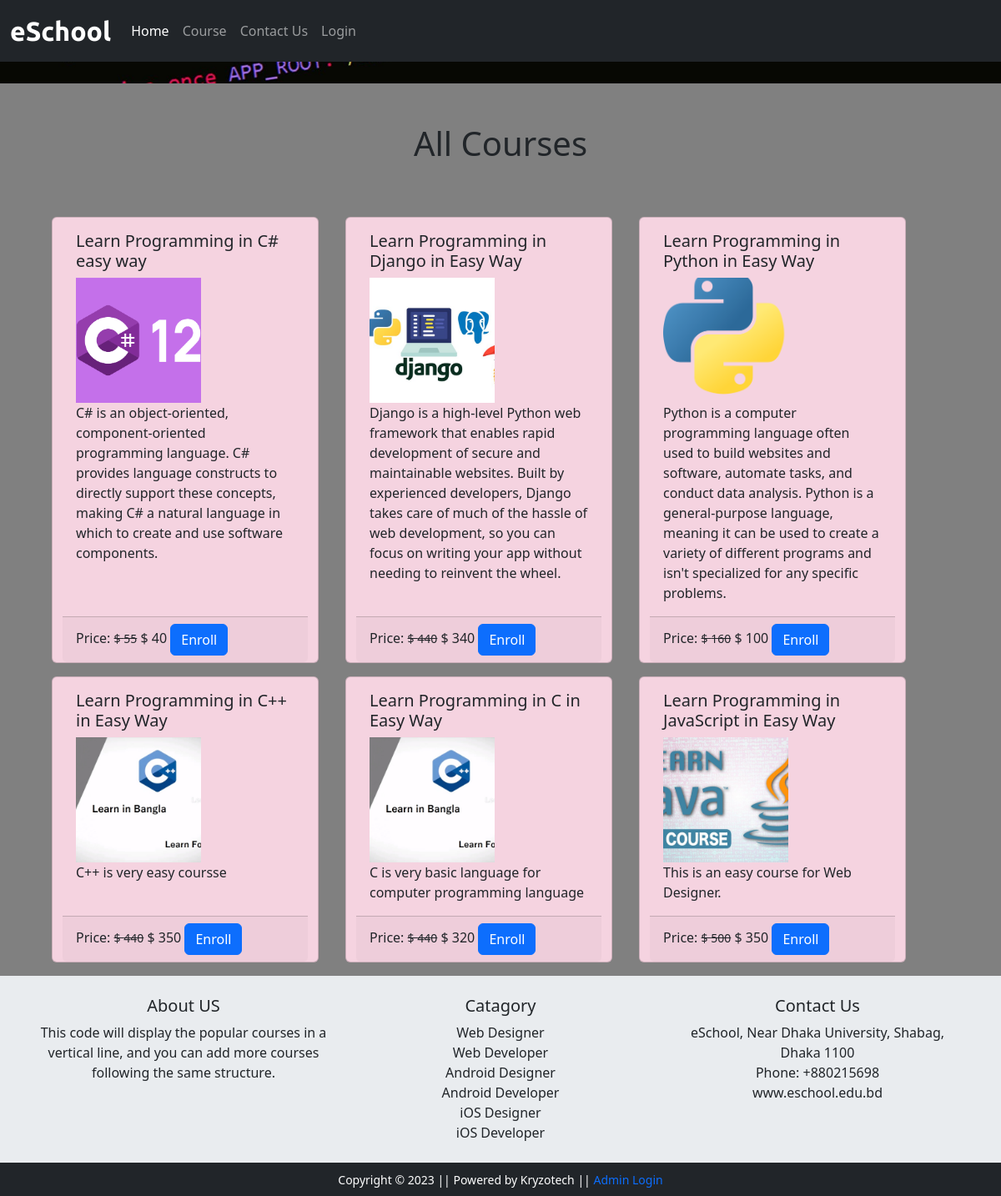
/eSchool/courses.php, run on the app's committed database.
### tables this page shows
CREATE TABLE `courses` (
  `c_id` int(11) NOT NULL,
  `c_name` text NOT NULL,
  `c_desc` text NOT NULL,
  `c_author` varchar(255) NOT NULL,
  `c_img` text NOT NULL,
  `c_duration` text NOT NULL,
  `c_price` int(11) NOT NULL,
  `c_originalprice` int(11) NOT NULL
);

### eSchool/courses.php (the view, shortened to what this page needs)
	<?php
	include('includes/header.php');
	include('includes/dbconnection.php');
	?>
<div class="container-fluid bg-dark">
	<div class="row">
	</div>
</div>
			<div class="section">
				<div class="container mt-5">
					<h1 class="text-center">All Courses</h1>
					<div class="row mt-5 ml-4 mb-3">
						<?php
						$sql = "SELECT * FROM courses";
						$result = $conn->query($sql);
						if ($result->num_rows > 0) {
							while($row = $result->fetch_assoc()){
								$course_id = $row['c_id'];
								echo '<div class="card mt-3 ml-3" style="width: 20rem; background-color: #f5d3e0; margin-left: 2rem;">
							        <div class="card-body">
							            <h5 class="card-title">'.$row["c_name"].'</h5>
							            <img src=" '.str_replace('..', '.', $row['c_img']).' " style="height: 150px; width: 150px; object-fit: cover;">
							            <p class="card-text">'.$row["c_desc"].'</p>
							        </div>
							        <div class="card-footer">
							            <p class="card-text d-inline">Price: <small><del>$ '.$row["c_originalprice"].'</del></small> <span class="font-weight-bolder">$ '.$row["c_price"].'</span></p>
							            <a class="btn btn-primary text-white font-weight-bolder float-right" href="coursedetails.php?c_id='.$course_id.'">Enroll</a>
							        </div>
							    </div>';
									}
								}
							?>
							</div>
			</div>
		</div>
	<?php include('includes/footer.php') ?>

### eSchool/assets/css/style.css (style rules this page uses)
body { background-color: gray; }
img { height: 750px; width: 100%; }

### data on the page
courses: c_name "Learn Programming in C# easy way", c_img (picture), c_desc "C# is an object-oriented, component-oriented programming language. C# provides language constructs to directly support these concepts, making C# a natural language in which to create and use software components.", c_originalprice "55", c_price "40"
courses: c_name "Learn Programming in Django in Easy Way", c_img (picture), c_desc "Django is a high-level Python web framework that enables rapid development of secure and maintainable websites. Built by experienced developers, Django takes care of much of the hassle of web development, so you can focus on writing your app without needing to reinvent the wheel.", c_originalprice "440", c_price "340"
courses: c_name "Learn Programming in Python in Easy Way", c_img (picture), c_desc "Python is a computer programming language often used to build websites and software, automate tasks, and conduct data analysis. Python is a general-purpose language, meaning it can be used to create a variety of different programs and isn't specialized for any specific problems.", c_originalprice "160", c_price "100"
courses: c_name "Learn Programming in C++ in Easy Way", c_img (picture), c_desc "C++ is very easy coursse", c_originalprice "440", c_price "350"
courses: c_name "Learn Programming in C in Easy Way", c_img (picture), c_desc "C is very basic language for computer programming language", c_originalprice "440", c_price "320"
courses: c_name "Learn Programming in JavaScript in Easy Way", c_img (picture), c_desc "This is an easy course for Web Designer.", c_originalprice "500", c_price "350"
